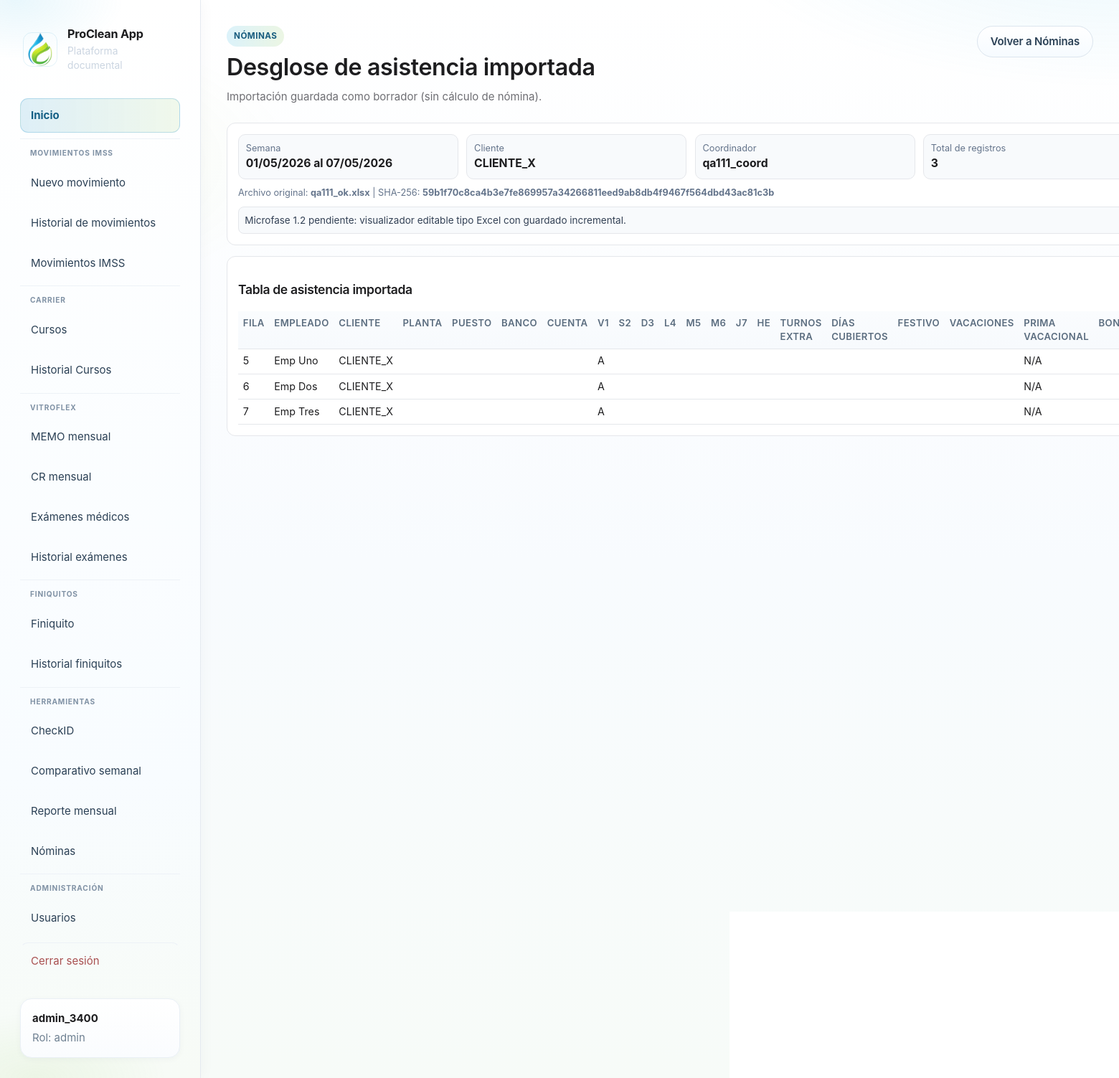
Page /nomina/imports/9 (signed in) on the committed database.
### tables this page shows
CREATE TABLE "users" (
            id INTEGER PRIMARY KEY AUTOINCREMENT,
            username TEXT NOT NULL UNIQUE,
            password_hash TEXT NOT NULL,
            role TEXT NOT NULL CHECK(role IN ('admin','usuario','coordinador','nomina')),
            created_at TEXT NOT NULL
        );

CREATE TABLE nomina_asistencia_imports (
            id INTEGER PRIMARY KEY AUTOINCREMENT,
            semana TEXT NOT NULL,
            fecha_inicio TEXT NOT NULL,
            fecha_fin TEXT NOT NULL,
            cliente TEXT NOT NULL,
            coordinador TEXT NOT NULL,
            filename TEXT NOT NULL,
            status TEXT NOT NULL,
            total_rows INTEGER NOT NULL DEFAULT 0,
            error_count INTEGER NOT NULL DEFAULT 0,
            warning_count INTEGER NOT NULL DEFAULT 0,
            created_by INTEGER,
            created_at TEXT NOT NULL,
            updated_at TEXT NOT NULL,
            raw_json TEXT
        , original_filename TEXT, file_hash TEXT, clientes_json TEXT, headcount_source TEXT);

CREATE TABLE nomina_asistencia_rows (
            id INTEGER PRIMARY KEY AUTOINCREMENT,
            import_id INTEGER NOT NULL,
            row_number INTEGER NOT NULL,
            nombre_empleado TEXT,
            cliente TEXT,
            planta TEXT,
            puesto TEXT,
            banco TEXT,
            cuenta TEXT,
            dia_1_header TEXT,
            dia_1_value TEXT,
            dia_2_header TEXT,
            dia_2_value TEXT,
            dia_3_header TEXT,
            dia_3_value TEXT,
            dia_4_header TEXT,
            dia_4_value TEXT,
            dia_5_header TEXT,
            dia_5_value TEXT,
            dia_6_header TEXT,
            dia_6_value TEXT,
            dia_7_header TEXT,
            dia_7_value TEXT,
            he TEXT,
            turnos_extra_normales TEXT,
            dias_cubiertos_normales TEXT,
            festivo_laborado TEXT,
            vacaciones_laboradas TEXT,
            prima_vacacional TEXT,
            bono TEXT,
            deducciones TEXT,
            observaciones TEXT,
            errors_json TEXT,
            warnings_json TEXT, nss TEXT, headcount_match_status TEXT, headcount_match_score REAL, headcount_source TEXT,
            FOREIGN KEY(import_id) REFERENCES nomina_asistencia_imports(id) ON DELETE CASCADE
        );

### modules/nomina/blueprint.py (the view)
@nomina_bp.get("/imports/<int:import_id>")
@_nomina_access_required
def asistencia_importada(import_id: int):
    imp = get_asistencia_import(_db_path(), import_id)
    if imp is None:
        flash("No se encontró la importación solicitada.", "error")
        return redirect(url_for("nomina.index"))
    return render_template("nomina/asistencia_importada.html", imp=imp)

### app.py (called while the page is built)
def current_user():
    return getattr(g, "user", None)

def get_user_by_id(user_id: int | None):
    if not user_id:
        return None
    conn = sqlite3.connect(DB_PATH)
    conn.row_factory = sqlite3.Row
    try:
        return conn.execute("SELECT * FROM users WHERE id = ?", (user_id,)).fetchone()
    finally:
        conn.close()

### modules/carrier/blueprint.py (called while the page is built)
@carrier_curso_bp.app_context_processor
def _inject_forms_url():
    return {"carrier_forms_curso_url": FORMS_CURSO_URL}

### modules/nomina/blueprint.py (called while the page is built)
def _nomina_access_required(view):
    @wraps(view)
    def wrapped(*args, **kwargs):
        if g.user is None:
            return redirect(url_for("login"))
        role = str(g.user.get("role") if isinstance(g.user, dict) else g.user["role"]).strip().lower()
        if role not in _NOMINA_ALLOWED_ROLES:
            abort(403)
        return view(*args, **kwargs)
    return wrapped

def _db_path() -> str:
    return str(current_app.config["DATABASE"])

### templates/nomina/asistencia_importada.html (shortened to what this page needs)
{% extends 'base.html' %}
{% block content %}
<section class="page-head">
  <div>
    <span class="eyebrow">Nóminas</span>
    <h2>Desglose de asistencia importada</h2>
    <p>Importación guardada como borrador (sin cálculo de nómina).</p>
  </div>
  <a class="btn btn-secondary" href="{{ url_for('nomina.index') }}">Volver a Nóminas</a>
</section>
<div class="nomi-wrap">
  <section class="nomi-card">
    <div class="nomi-kpis">
      <div class="nomi-kpi"><span>Semana</span><strong>{{ imp.semana or '—' }}</strong></div>
      <div class="nomi-kpi"><span>Cliente</span><strong>{{ imp.cliente or '—' }}</strong></div>
      <div class="nomi-kpi"><span>Coordinador</span><strong>{{ imp.coordinador or '—' }}</strong></div>
      <div class="nomi-kpi"><span>Total de registros</span><strong>{{ imp.total_rows }}</strong></div>
    </div>
    <div class="nomi-audit">
      Archivo original: <strong>{{ imp.original_filename or imp.filename }}</strong>
      {% if imp.file_hash %} | SHA-256: <strong>{{ imp.file_hash }}</strong>{% endif %}
    </div>
    <div class="nomi-note">Microfase 1.2 pendiente: visualizador editable tipo Excel con guardado incremental.</div>
  </section>
  <section class="nomi-card">
    <h3>Tabla de asistencia importada</h3>
    <div class="nomi-table-wrap">
      <table class="nomi-table">
        <thead>
          <tr>
            <th>Fila</th>
            <th>Empleado</th>
            <th>Cliente</th>
            <th>Planta</th>
            <th>Puesto</th>
            <th>Banco</th>
            <th>Cuenta</th>
            <th>{{ imp.rows[0].dia_1_header if imp.rows else 'D1' }}</th>
            <th>{{ imp.rows[0].dia_2_header if imp.rows else 'D2' }}</th>
            <th>{{ imp.rows[0].dia_3_header if imp.rows else 'D3' }}</th>
            <th>{{ imp.rows[0].dia_4_header if imp.rows else 'D4' }}</th>
            <th>{{ imp.rows[0].dia_5_header if imp.rows else 'D5' }}</th>
            <th>{{ imp.rows[0].dia_6_header if imp.rows else 'D6' }}</th>
            <th>{{ imp.rows[0].dia_7_header if imp.rows else 'D7' }}</th>
            <th>HE</th>
            <th>Turnos extra</th>
            <th>Días cubiertos</th>
            <th>Festivo</th>
            <th>Vacaciones</th>
            <th>Prima vacacional</th>
            <th>Bono</th>
          </tr>
        </thead>
        <tbody>
          {% for row in imp.rows %}
          {% set has_errors = (row.errors|length) > 0 %}
          {% set has_warnings = (row.warnings|length) > 0 %}
          <tr class="{% if has_errors %}nomi-row-error{% elif has_warnings %}nomi-row-warn{% endif %}">
            <td>{{ row.row_number }}</td>
            <td>{{ row.nombre_empleado }}</td>
            <td>{{ row.cliente }}</td>
            <td>{{ row.planta }}</td>
            <td>{{ row.puesto }}</td>
            <td>{{ row.banco }}</td>
            <td>{{ row.cuenta }}</td>
            <td>{{ row.dia_1_value }}</td>
            <td>{{ row.dia_2_value }}</td>
            <td>{{ row.dia_3_value }}</td>
            <td>{{ row.dia_4_value }}</td>
            <td>{{ row.dia_5_value }}</td>
            <td>{{ row.dia_6_value }}</td>
            <td>{{ row.dia_7_value }}</td>
            <td>{{ row.he }}</td>
            <td>{{ row.turnos_extra_normales }}</td>
            <td>{{ row.dias_cubiertos_normales }}</td>
            <td>{{ row.festivo_laborado }}</td>
            <td>{{ row.vacaciones_laboradas }}</td>
            <td>{{ row.prima_vacacional }}</td>
            <td>{{ row.bono }}</td>
          </tr>
          {% endfor %}
        </tbody>
      </table>
    </div>
  </section>
</div>
{% endblock %}

### templates/_sidebar_body.html
<div class="brand">
  <a class="brand-link" href="{% if current_user.role == 'admin' %}{{ url_for('dashboard') }}{% else %}{{ url_for('home_usuario') }}{% endif %}">
    <img class="brand-logo-icon" src="{{ url_for('static', filename='branding/proclean-isotype.png') }}" width="48" height="48" alt="">
    <div class="brand-text">
      <span class="brand-title">{{ app_name }}</span>
      <p class="brand-tagline">Plataforma documental</p>
    </div>
  </a>
</div>
<nav class="nav" aria-label="Principal">
  {% if current_user.role == 'admin' %}
  <a href="{{ url_for('dashboard') }}" class="nav-link nav-link-home">Inicio</a>
  {% else %}
  <a href="{{ url_for('home_usuario') }}" class="nav-link nav-link-home">Inicio</a>
  {% endif %}
  <div class="nav-group">
    <span class="nav-group-label">Movimientos IMSS</span>
    <a href="{{ url_for('nuevo_formato') }}" class="nav-link">Nuevo movimiento</a>
    <a href="{{ url_for('historial') }}" class="nav-link">Historial de movimientos</a>
    <a href="{{ url_for('exportacion_imss.index') }}" class="nav-link">Movimientos IMSS</a>
  </div>
  <div class="nav-group">
    <span class="nav-group-label">Carrier</span>
    <a href="{{ url_for('carrier_curso.index') }}" class="nav-link">Cursos</a>
    <a href="{{ url_for('carrier_curso.historial_exportaciones') }}" class="nav-link">Historial Cursos</a>
  </div>
  <div class="nav-group">
    <span class="nav-group-label">Vitroflex</span>
    <a href="{{ url_for('vitroflex.memo_mensual') }}" class="nav-link">MEMO mensual</a>
    <a href="{{ url_for('vitroflex.cr_mensual') }}" class="nav-link">CR mensual</a>
    <a href="{{ url_for('examenes_medicos.index') }}" class="nav-link">Exámenes médicos</a>
    <a href="{{ url_for('examenes_medicos.historial_page') }}" class="nav-link">Historial exámenes</a>
  </div>
  <div class="nav-group">
    <span class="nav-group-label">Finiquitos</span>
    <a href="{{ url_for('finiquitos.pagina_finiquito') }}" class="nav-link">Finiquito</a>
    <a href="{{ url_for('finiquitos.pagina_historial') }}" class="nav-link">Historial finiquitos</a>
  </div>
  <div class="nav-group">
    <span class="nav-group-label">Herramientas</span>
    <a href="{{ url_for('checkid_consulta') }}" class="nav-link">CheckID</a>
    <a href="{{ url_for('comparativo.index') }}" class="nav-link">Comparativo semanal</a>
    <a href="{{ url_for('comparativo.reporte_mensual_index') }}" class="nav-link">Reporte mensual</a>
    {% if current_user.role in ['admin', 'coordinador', 'nomina'] %}
    <a href="{{ url_for('nomina.index') }}" class="nav-link">Nóminas</a>
    {% endif %}
  </div>
  {% if current_user.role == 'admin' %}
  <div class="nav-group">
    <span class="nav-group-label">Administración</span>
    <a href="{{ url_for('admin_usuarios') }}" class="nav-link">Usuarios</a>
  </div>
  {% endif %}
  <a href="{{ url_for('logout') }}" class="nav-link danger nav-link-logout">Cerrar sesión</a>
</nav>
<div class="user-box">
  <strong>{{ current_user.username }}</strong>
  <span>Rol: {{ current_user.role }}</span>
</div>

### templates/nomina/asistencia_importada.html (style rules this page uses)
.nomi-wrap { display:grid; gap:1rem; }
.nomi-card { background:#fff; border:1px solid #e5e7eb; border-radius:12px; padding:1rem; }
.nomi-kpis { display:grid; grid-template-columns:repeat(5, 1fr); gap:.75rem; }
.nomi-kpi { background:#f8fafc; border:1px solid #e5e7eb; border-radius:10px; padding:.65rem; }
.nomi-kpi span { display:block; color:#64748b; font-size:.85rem; }
.nomi-kpi strong { font-size:1.05rem; }
.nomi-table-wrap { overflow:auto; }
.nomi-table { width:100%; border-collapse:collapse; min-width:1400px; }
.nomi-table th, .nomi-table td { border-bottom:1px solid #e5e7eb; padding:.45rem; text-align:left; vertical-align:top; }
.nomi-audit { margin-top:.65rem; color:#64748b; font-size:.85rem; }
.nomi-note { margin-top:.65rem; font-size:.9rem; color:#334155; background:#f8fafc; border:1px solid #e5e7eb; border-radius:8px; padding:.55rem; }

### rows in the picture
users: username "admin_3400", role "admin"
nomina_asistencia_imports: semana "01/05/2026 al 07/05/2026", cliente "CLIENTE_X", coordinador "qa111_coord", total_rows "3", original_filename "qa111_ok.xlsx", file_hash "59b1f70c8ca4b3e7fe869957a34266811eed9ab8db4f9467f564dbd43ac81c3b"
nomina_asistencia_rows: dia_1_header "V1", dia_2_header "S2", dia_3_header "D3", dia_4_header "L4", dia_5_header "M5", dia_6_header "M6", dia_7_header "J7", row_number "5", nombre_empleado "Emp Uno", cliente "CLIENTE_X", dia_1_value "A", prima_vacacional "N/A"
nomina_asistencia_rows: row_number "6", nombre_empleado "Emp Dos", cliente "CLIENTE_X", dia_1_value "A", prima_vacacional "N/A"
nomina_asistencia_rows: row_number "7", nombre_empleado "Emp Tres", cliente "CLIENTE_X", dia_1_value "A", prima_vacacional "N/A"

### other values in the picture
{{ app_name }} "ProClean App"
